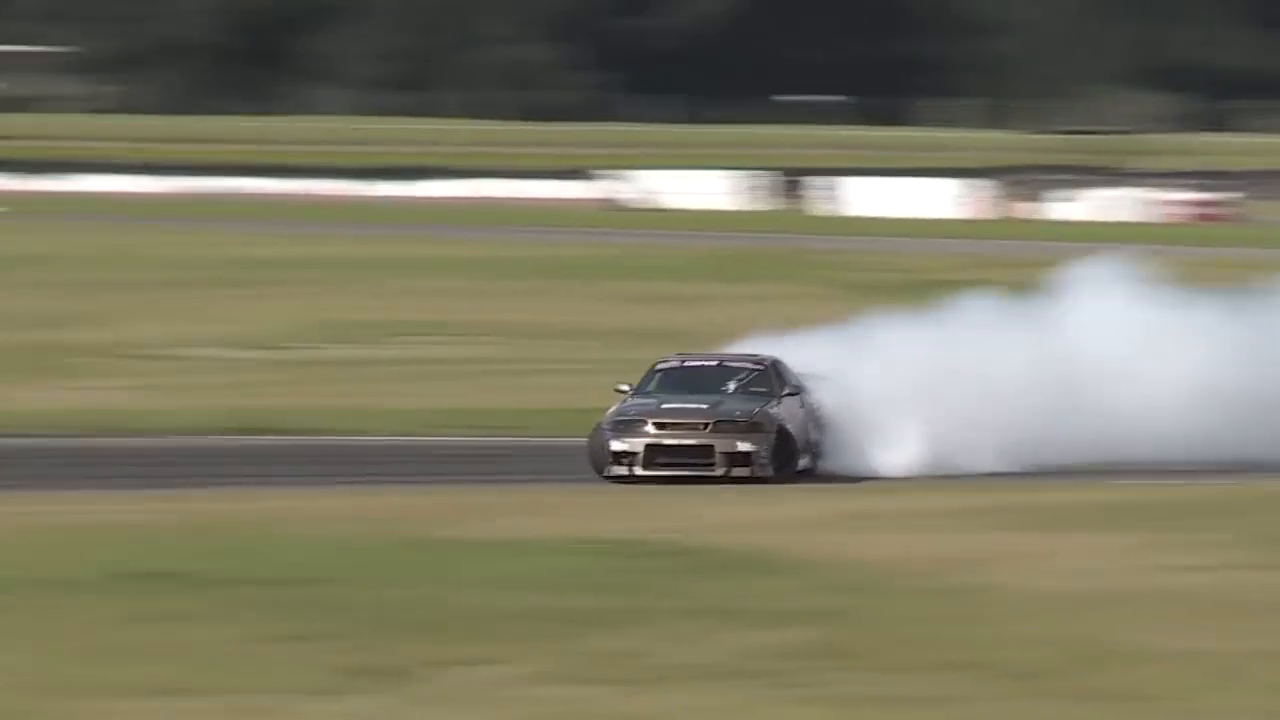
//> input picture frame 23 of video_to_ascii/vid1.mp4, 1280 x 720 px
$ ./main   (built with g++ and OpenCV 4)
//> lines starting //> are read from the running program, lines starting //| are printed output that depends on the picture
#include <opencv2/opencv.hpp>

#include <chrono>
#include <iostream>
#include <thread>
using namespace std;
using namespace cv;

string pixelToASCII(int pixel_intensity) {
  // const string ASCII_CHARS = "@$%#&!*+=-_.                ";
  //    const string ASCII_CHARS = "@#&!*+=-_.     ";
  const string ASCII_CHARS = "   ._-=+*!&#%$@";
  string s =
      string(1, ASCII_CHARS[pixel_intensity * ASCII_CHARS.length() / 256]);
  return s;
}

int main() {
  string video_path = "./vid1.mp4";
  VideoCapture cap(video_path);

  double fps = cap.get(CAP_PROP_FPS);

  cout << fps << endl;

  int frame_duration_ms = 1000 / fps;

  int width = 250;
  int height = 50;

  int frame_width = cap.get(CAP_PROP_FRAME_WIDTH);
  int frame_height = cap.get(CAP_PROP_FRAME_HEIGHT);
  cout << frame_width << " " << frame_height << endl;
  // 4096 2160
  // 751 × 944

  height = (width * frame_height / frame_width) * 0.4194;

  Mat frame, gray_frame, resized_frame;

  while (true) {
    cap >> frame;
//> frame is the input picture: 720 rows x 1280 cols, CV_8UC3; mean B, G, R 100.6, 122.4, 125.5
    if (frame.empty())
      break;

    cv::cvtColor(frame, gray_frame, cv::COLOR_BGR2GRAY);
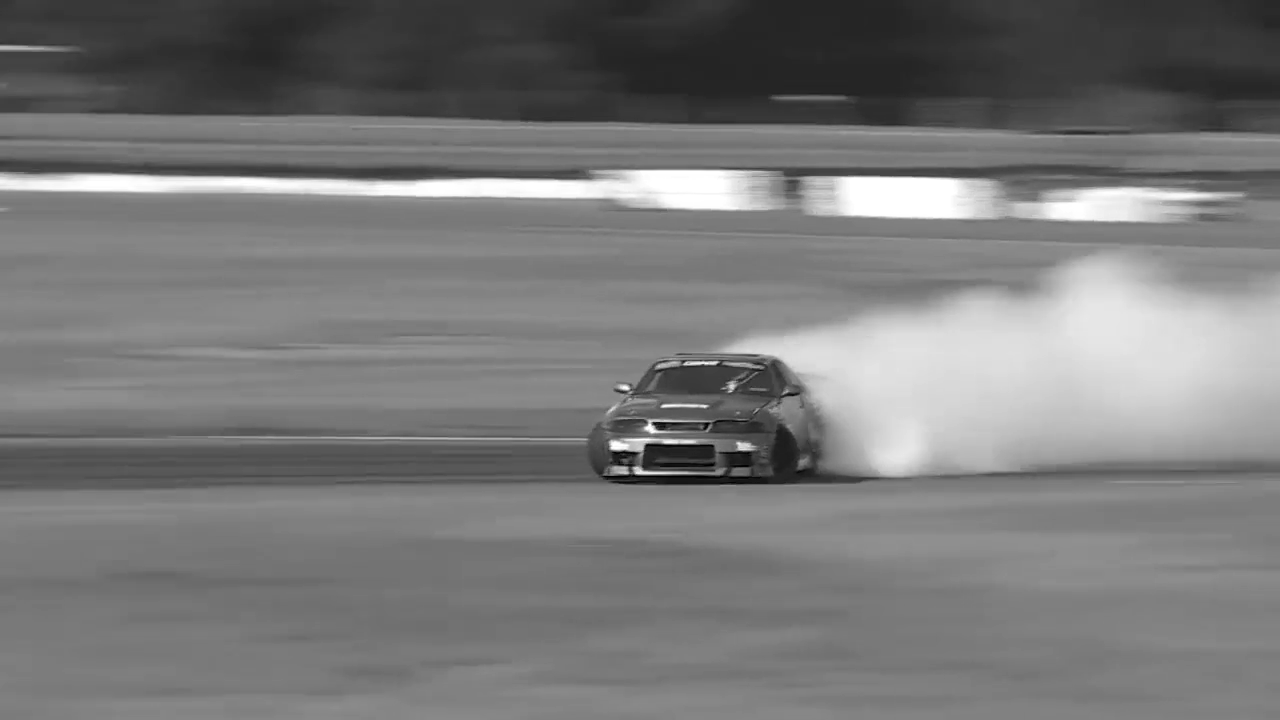
//> gray_frame: 720 rows x 1280 cols, CV_8UC1; min 0, max 255, mean 120.8

    resize(gray_frame, resized_frame, Size(width, height), 0, 0, INTER_LINEAR);
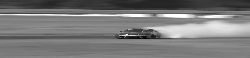
//> resized_frame: 58 rows x 250 cols, CV_8UC1; min 1, max 255, mean 120.8

    string ascii_frame;
    for (int i = 0; i < height; i++) {
      for (int j = 0; j < width; j++) {
        ascii_frame += pixelToASCII(resized_frame.at<uchar>(i, j));
      }
      ascii_frame += "\n";
    }

    system("clear"); // to clear the console
    cout << ascii_frame;
    std::this_thread::sleep_for(std::chrono::milliseconds(frame_duration_ms));
  }

  return 0;
}

$ run again, starting later in the video
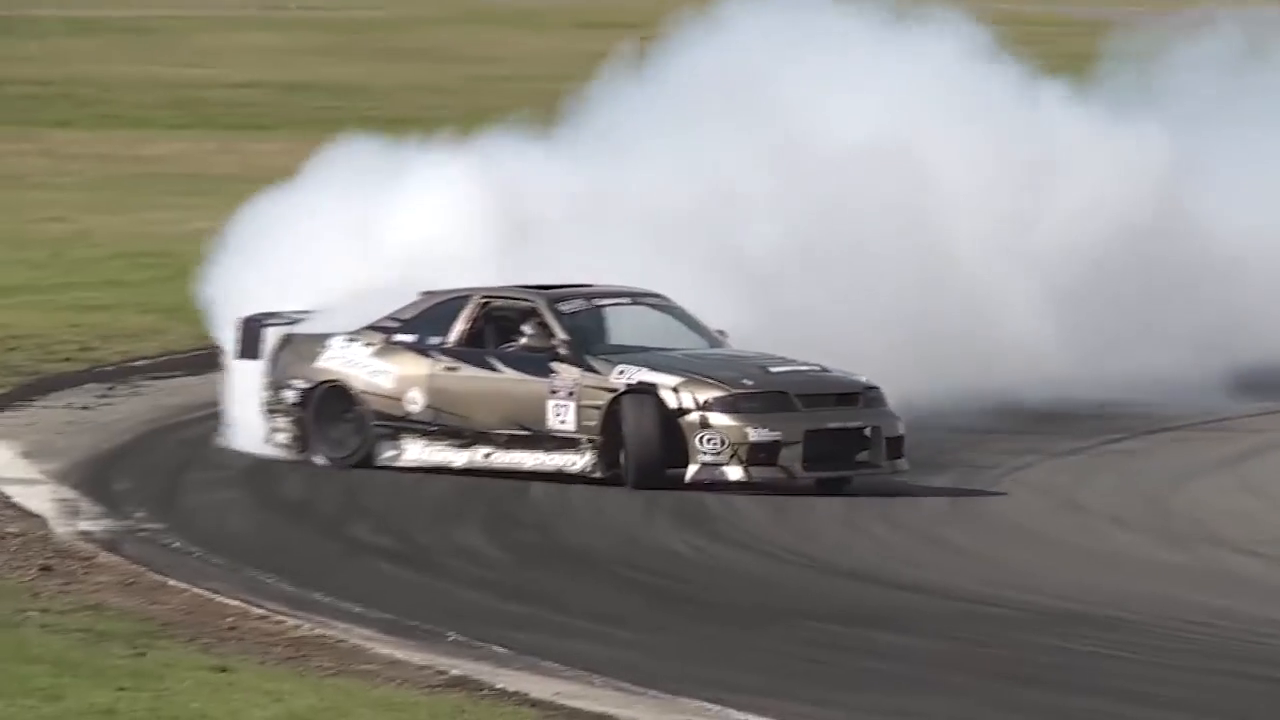
//> input picture frame 105 of video_to_ascii/vid1.mp4, 1280 x 720 px
//> frame is the input picture: 720 rows x 1280 cols, CV_8UC3; mean B, G, R 129.8, 135.6, 137.4
//> `cv::cvtColor(frame, gray_frame, cv::COLOR_BGR2GRAY);`:
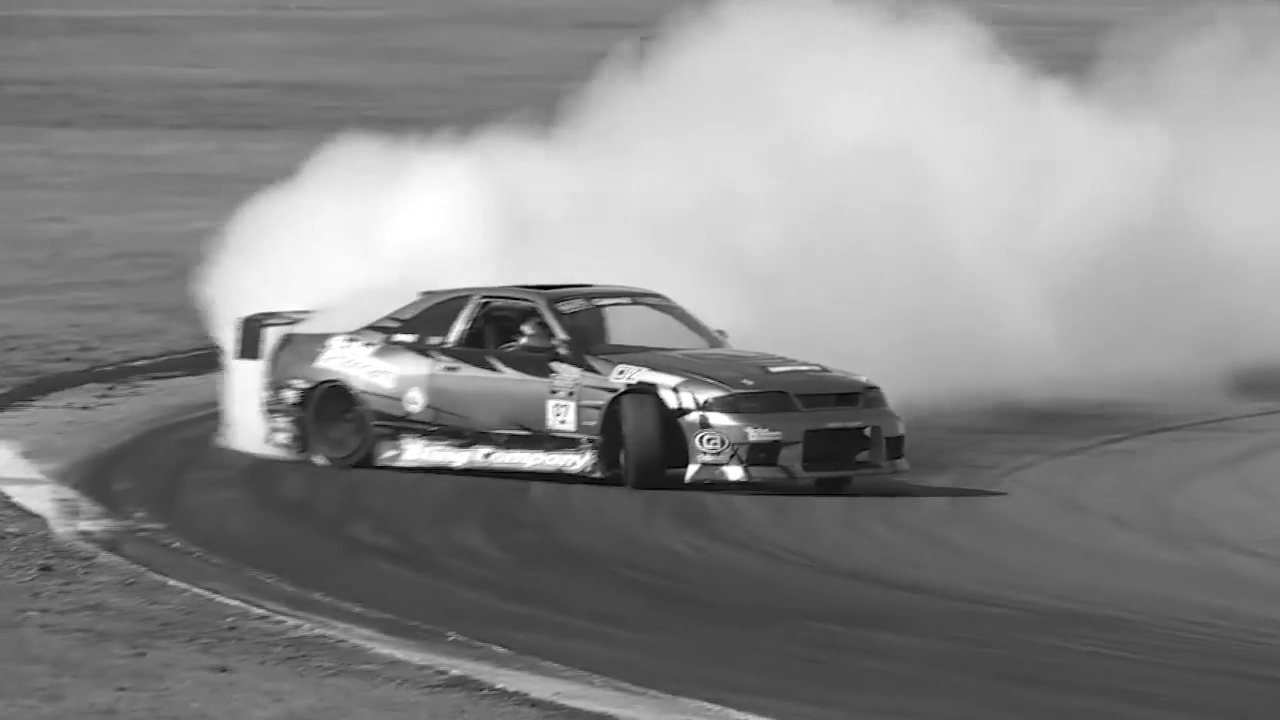
//> gray_frame: 720 rows x 1280 cols, CV_8UC1; min 0, max 255, mean 135.3
//> `resize(gray_frame, resized_frame, Size(width, height), 0, 0, INTER_LIN..`:
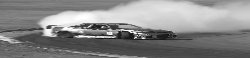
//> resized_frame: 58 rows x 250 cols, CV_8UC1; min 11, max 255, mean 135.5

$ run again, starting later in the video
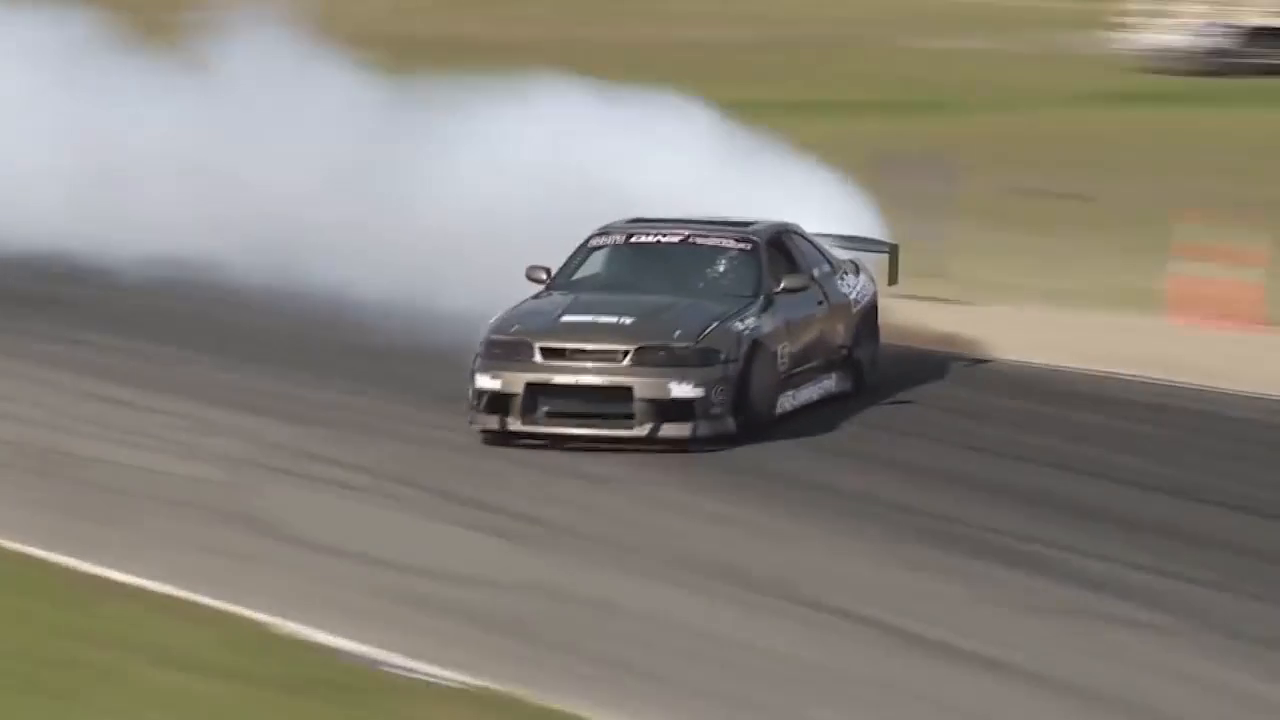
//> input picture frame 188 of video_to_ascii/vid1.mp4, 1280 x 720 px
//> frame is the input picture: 720 rows x 1280 cols, CV_8UC3; mean B, G, R 121.5, 131.3, 136.2
//> `cv::cvtColor(frame, gray_frame, cv::COLOR_BGR2GRAY);`:
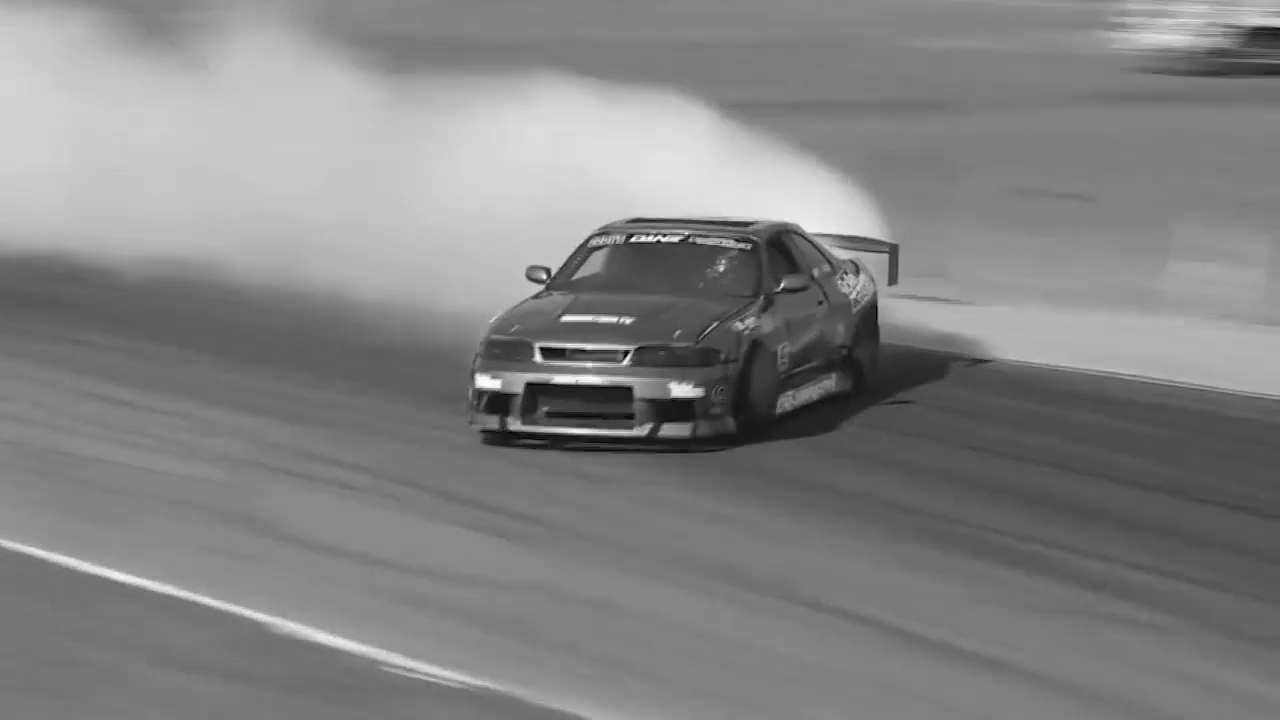
//> gray_frame: 720 rows x 1280 cols, CV_8UC1; min 0, max 255, mean 131.6
//> `resize(gray_frame, resized_frame, Size(width, height), 0, 0, INTER_LIN..`:
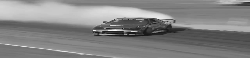
//> resized_frame: 58 rows x 250 cols, CV_8UC1; min 14, max 250, mean 131.7
//> (printed output is left out)
